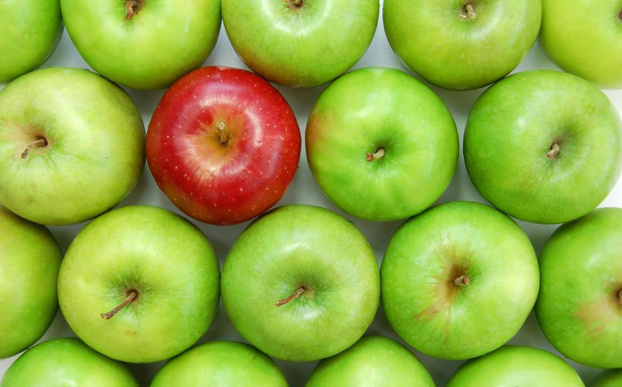
//> input picture Program2/pic.png, 622 x 387 px
$ ./Main   (built with g++ and OpenCV 4)
//> lines starting //> are read from the running program, lines starting //| are printed output that depends on the picture; after the words box and inside, x2 and y2 are one past the last pixel; in counts of white or black regions, pixels touching at a corner belong together
/**
	Following tasks are performed:
		1. Adding Gaussian Noise (sigma 0.5) to an image and removal of noise.
		2. Adding Salt and Pepper noise (density = 0.02) to an image and removal of noise
		3. Increasing the brightness of an image by a constant factor 50
		4. Count the number of apples in the image using erosion, dilation and connected components concept

		@author: Shreya Vishwanath Rao
		@version 1.0: 02/19/2017
*/
#include <opencv2/highgui/highgui.hpp>
#include <opencv2/core/core.hpp>
#include <opencv2/imgcodecs/imgcodecs.hpp>
#include <opencv2/imgproc/imgproc.hpp>
#include <iostream>

using namespace std;
using namespace cv;

int main() {

    Mat I;
    I= imread("../pic.png");
//> I is the input picture: 387 rows x 622 cols, CV_8UC3; mean B, G, R 64.3, 172.9, 147.9
    if(! I.data )
    {
        cout<<  "Could not open or find the image" << endl ;
        return -1;
    }

	namedWindow("Original Image");

	imshow("Original Image", I);
    moveWindow("Original Image", 10, 100);

	//Question 1, Gaussian Noise and removal

    Mat GaussianNoise = Mat(I.size(),I.type());
    randn(GaussianNoise,0,15);

    Mat N1 = I.clone();
    N1 += GaussianNoise;

    imshow("Gaussian Noise", N1);
    moveWindow("Gaussian Noise", 650, 100);

    waitKey(0);

    Mat H1=N1.clone();

    for (int y = 1; y < H1.rows - 1; y++)
    {
        for (int x = 1; x < H1.cols - 1; x++)
        {
            for (int z = 0; z < 3; z++)
            {
                int sum = N1.at<Vec3b>(y - 1 ,x - 1)[z]+N1.at<Vec3b>(y, x - 1)[z]+N1.at<Vec3b>(y + 1, x - 1)[z]+N1.at<Vec3b>(y - 1, x)[z]+N1.at<Vec3b>(y, x)[z]+N1.at<Vec3b>(y + 1, x)[z]+N1.at<Vec3b>(y - 1, x + 1)[z]+N1.at<Vec3b>(y, x + 1)[z]+N1.at<Vec3b>(y + 1, x + 1)[z];
                sum=sum/9;
                H1.at<Vec3b>(y, x)[z] = sum;
            }
        }
    }

    imshow("Gaussian Noise removal", H1);
    moveWindow("Gaussian Noise removal", 650, 100);

    waitKey(0);

    //Question 2, Salt and Pepper Noise and Removal

    Mat saltpeppernoise = Mat::zeros(I.rows, I.cols,CV_8U);
    randu(saltpeppernoise,0,255);

    float d=0.02;
    int d_=d*255;

    Mat black = saltpeppernoise <= (d_/2);
    Mat white = saltpeppernoise > (d_/2) & saltpeppernoise <= (d_) ;

    Mat N2= I.clone();
    N2.setTo(0,black);
    N2.setTo(255,white);


    imshow("Salt&Pepper Noise", N2);
    moveWindow("Salt&Pepper Noise", 650, 100);

    waitKey(0);

    Mat H2=N2.clone();

    for (int y = 1; y < H2.rows - 1; y++)
    {
        for (int x = 1; x < H2.cols - 1; x++)
        {
            for (int z = 0; z < 3; z++)
            {
                int window[9]= {N1.at<Vec3b>(y - 1 ,x - 1)[z],N1.at<Vec3b>(y, x - 1)[z],N1.at<Vec3b>(y + 1, x - 1)[z],N1.at<Vec3b>(y - 1, x)[z],N1.at<Vec3b>(y, x)[z],N1.at<Vec3b>(y + 1, x)[z],N1.at<Vec3b>(y - 1, x + 1)[z],N1.at<Vec3b>(y, x + 1)[z],N1.at<Vec3b>(y + 1, x + 1)[z]};
                sort(window, window + 9);
                H2.at<Vec3b>(y, x)[z] = window[4];
            }
        }
    }


    imshow("Salt&Pepper Noise removal", H2);
    moveWindow("Salt&Pepper Noise removal", 650, 100);

    waitKey(0);

	//Question 3, Brightness increased

    Mat B1=I.clone();

    for( int y = 0; y < B1.rows; y++ )
        for( int x = 0; x < B1.cols; x++ )
            for( int c = 0; c < 3; c++ )
                B1.at<Vec3b>(y,x)[c] = saturate_cast<uchar>( B1.at<Vec3b>(y,x)[c]  + 50 );
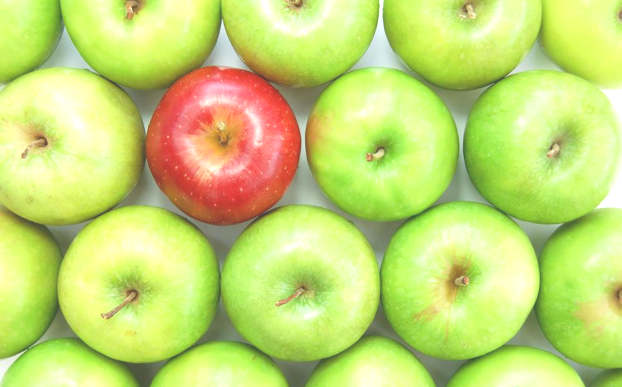
//> B1: 387 rows x 622 cols, CV_8UC3; mean B, G, R 114.2, 216.6, 197.1


    namedWindow("Brightened Image");

    imshow("Brightened Image", B1);
    moveWindow("Brightened Image", 650, 100);

    waitKey(0);

    //Question 4, Counting the number of elements

	Mat element;
    int dilation_type = MORPH_RECT;
    int dilation_size ;

    //For Original Image, I

    Mat C=I.clone();

    cvtColor(C, C, CV_BGR2GRAY);

    for (int i=0; i<C.rows ;i++)

    {

        for (int j=0;  j<C.cols ;j++)

        {
            if (C.at<uchar>(i,j)>=100)

                C.at<uchar>(i,j)=255;
            else
                C.at<uchar>(i,j)=0;

        }

    }
//> C: 387 rows x 622 cols, CV_8UC1; 83.5% white; 89 black regions (69 under 20 px), largest, box (x1, y1, x2, y2) and area: (2, 1, 622, 387) 36972, (3, 0, 65, 84) 754, (187, 111, 214, 134) 281

    erode(C, C, Mat());
    dilate(C, C, Mat());
//> C: 387 rows x 622 cols, CV_8UC1; 83.1% white; 56 black regions (39 under 20 px), largest, box (x1, y1, x2, y2) and area: (2, 0, 622, 387) 37707, (3, 0, 65, 84) 755, (187, 111, 214, 134) 303

    int number=connectedComponents(C,  C, 4,CV_32S);
//> C: 387 rows x 622 cols, CV_32SC1; 19 distinct labels, from 0 to 18
//> number = 19
    cout<<"Original Image "<<number<<endl;
//| Original Image 19

    //For Brightened Image, B1

    C=B1.clone();

    cvtColor(C, C, CV_BGR2GRAY);
//> C: 387 rows x 622 cols, CV_8UC1

    for (int i=0; i<C.rows ;i++)

    {

        for (int j=0;  j<C.cols ;j++)

        {
            if (C.at<uchar>(i,j)>=150)

                C.at<uchar>(i,j)=255;
            else
                C.at<uchar>(i,j)=0;

        }

    }
//> C: 387 rows x 622 cols, CV_8UC1; 83.4% white; 86 black regions (66 under 20 px), largest, box (x1, y1, x2, y2) and area: (2, 1, 622, 387) 37029, (3, 0, 65, 84) 754, (187, 111, 214, 134) 281

    erode(C, C, Mat());
    dilate(C, C, Mat());
//> C: 387 rows x 622 cols, CV_8UC1; 83.1% white; 54 black regions (37 under 20 px), largest, box (x1, y1, x2, y2) and area: (2, 0, 622, 387) 37759, (3, 0, 65, 84) 755, (187, 111, 214, 134) 303

    number=connectedComponents(C,  C, 4,CV_32S);
//> C: 387 rows x 622 cols, CV_32SC1; 19 distinct labels, from 0 to 18
    cout<<"Brightened Image "<<number<<endl;
//| Brightened Image 19

    //For Gaussian Noise Image, N1

    dilation_size= 20 ;

    element=getStructuringElement(dilation_type,
                                  Size(2 * dilation_size + 1, 2 * dilation_size + 1),
                                  Point(dilation_size, dilation_size));


    C=N1.clone();

    cvtColor(C, C, CV_BGR2GRAY);
//> C: 387 rows x 622 cols, CV_8UC1

    for (int i=0; i<C.rows ;i++)

    {

        for (int j=0;  j<C.cols ;j++)

        {
            if (C.at<uchar>(i,j)>=100)

                C.at<uchar>(i,j)=255;
            else
                C.at<uchar>(i,j)=0;

        }

    }
//> C: 387 rows x 622 cols, CV_8UC1; 85.3% white; 149 black regions (129 under 20 px), largest, box (x1, y1, x2, y2) and area: (2, 3, 591, 387) 29829, (407, 63, 561, 224) 2477, (578, 363, 622, 387) 671

    erode(C, C, element);
//> C: 387 rows x 622 cols, CV_8UC1; 24.4% white; 14 white regions, largest, box (x1, y1, x2, y2) and area: (406, 0, 622, 347) 20072, (0, 77, 116, 200) 7401, (405, 225, 517, 336) 5045
    dilate(C, C, Mat());
//> C: 387 rows x 622 cols, CV_8UC1; 27% white; 14 white regions, largest, box (x1, y1, x2, y2) and area: (405, 0, 622, 348) 21599, (0, 76, 117, 201) 8004, (404, 224, 518, 337) 5735

    number=connectedComponents(C,  C, 4,CV_32S);
//> C: 387 rows x 622 cols, CV_32SC1; 15 distinct labels, from 0 to 14
//> number = 15
    cout<<"Gaussain Noise Image "<<number<<endl;
//| Gaussain Noise Image 15


    //For Gaussian Noise Cleared Image, H1

    dilation_size= 24 ;

    element=getStructuringElement(dilation_type,
                                  Size(2 * dilation_size + 1, 2 * dilation_size + 1),
                                  Point(dilation_size, dilation_size));


    C=H1.clone();

    cvtColor(C, C, CV_BGR2GRAY);
//> C: 387 rows x 622 cols, CV_8UC1

    for (int i=0; i<C.rows ;i++)

    {

        for (int j=0;  j<C.cols ;j++)

        {
            if (C.at<uchar>(i,j)>=100)

                C.at<uchar>(i,j)=255;
            else
                C.at<uchar>(i,j)=0;

        }

    }
//> C: 387 rows x 622 cols, CV_8UC1; 85.2% white; 49 black regions (29 under 20 px), largest, box (x1, y1, x2, y2) and area: (3, 7, 590, 387) 30303, (407, 64, 509, 116) 1602, (463, 124, 519, 223) 874

    erode(C, C, element);
//> C: 387 rows x 622 cols, CV_8UC1; 17.9% white; 18 white regions (1 under 20 px), largest, box (x1, y1, x2, y2) and area: (497, 0, 622, 342) 13983, (0, 81, 111, 196) 5135, (251, 232, 355, 333) 3378
    dilate(C, C, Mat());
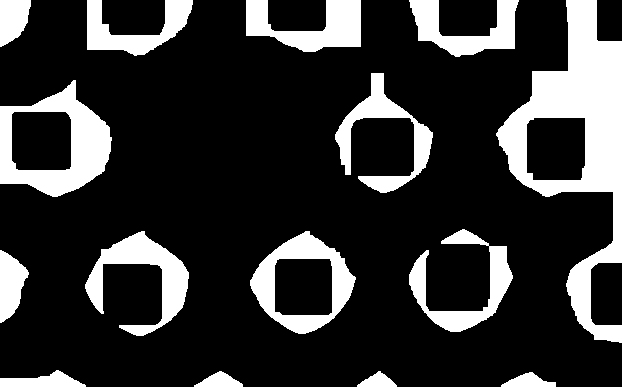
//> C: 387 rows x 622 cols, CV_8UC1; 20.3% white; 15 white regions, largest, box (x1, y1, x2, y2) and area: (496, 0, 622, 343) 15066, (0, 80, 112, 197) 5751, (250, 231, 356, 334) 4022

    number=connectedComponents(C,  C, 4,CV_32S);
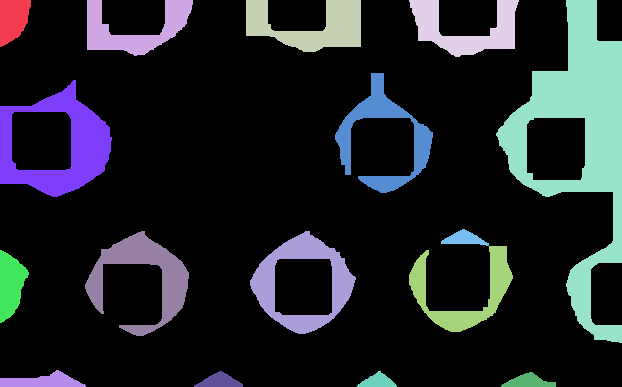
//> C: 387 rows x 622 cols, CV_32SC1; 17 distinct labels, from 0 to 16; one colour per label, 0 black
//> number = 17
    cout<<"Gaussain Noise Cleared Image "<<number<<endl;
//| Gaussain Noise Cleared Image 17


    //For Salt and Pepper Noise Image, N2

    dilation_size= 11 ;

    element=getStructuringElement(dilation_type,
                                  Size(2 * dilation_size + 1, 2 * dilation_size + 1),
                                  Point(dilation_size, dilation_size));


    C=N2.clone();

    cvtColor(C, C, CV_BGR2GRAY);
//> C: 387 rows x 622 cols, CV_8UC1

    for (int i=0; i<C.rows ;i++)

    {

        for (int j=0;  j<C.cols ;j++)

        {
            if (C.at<uchar>(i,j)>=100)

                C.at<uchar>(i,j)=255;
            else
                C.at<uchar>(i,j)=0;

        }

    }
//> C: 387 rows x 622 cols, CV_8UC1; 82.7% white; 2238 black regions (2218 under 20 px), largest, box (x1, y1, x2, y2) and area: (2, 1, 622, 387) 36633, (3, 0, 65, 84) 752, (187, 111, 214, 135) 280

    erode(C, C, element);
//> C: 387 rows x 622 cols, CV_8UC1; 0.18% white; 25 white regions (17 under 20 px), largest, box (x1, y1, x2, y2) and area: (265, 0, 277, 7) 69, (354, 378, 359, 387) 45, (153, 0, 173, 5) 44
    dilate(C, C, Mat());
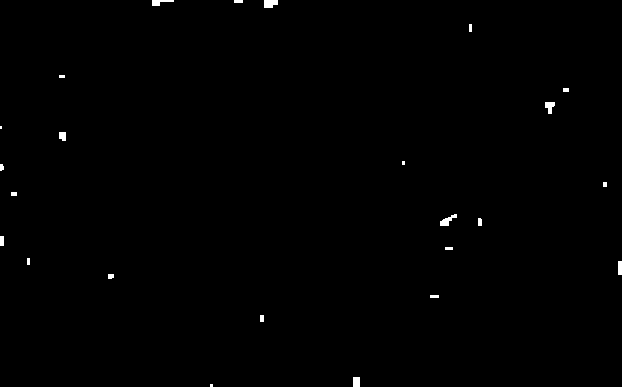
//> C: 387 rows x 622 cols, CV_8UC1; 0.38% white; 24 white regions (4 under 20 px), largest, box (x1, y1, x2, y2) and area: (264, 0, 278, 8) 97, (440, 214, 457, 226) 95, (545, 102, 555, 114) 80

    number=connectedComponents(C,  C, 8,CV_32S);
//> C: 387 rows x 622 cols, CV_32SC1; 25 distinct labels, from 0 to 24
//> number = 25
    cout<<"Salt and pepper noise Image "<<number<<endl;
//| Salt and pepper noise Image 25


    //For Salt and Pepper Noise Cleared Image, H2

    dilation_size= 15 ;

    element=getStructuringElement(dilation_type,
                                  Size(2 * dilation_size + 1, 2 * dilation_size + 1),
                                  Point(dilation_size, dilation_size));


    C=H2.clone();

    cvtColor(C, C, CV_BGR2GRAY);
//> C: 387 rows x 622 cols, CV_8UC1

    for (int i=0; i<C.rows ;i++)

    {

        for (int j=0;  j<C.cols ;j++)

        {
            if (C.at<uchar>(i,j)>=100)

                C.at<uchar>(i,j)=255;
            else
                C.at<uchar>(i,j)=0;

        }

    }
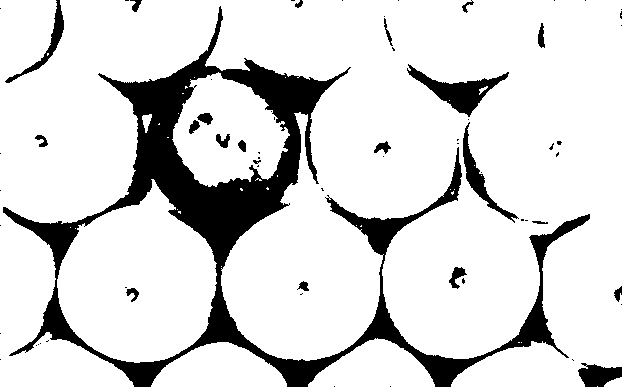
//> C: 387 rows x 622 cols, CV_8UC1; 84.9% white; 67 black regions (45 under 20 px), largest, box (x1, y1, x2, y2) and area: (3, 6, 590, 387) 30803, (407, 64, 509, 117) 1642, (463, 122, 519, 223) 910

    erode(C, C, element);
//> C: 387 rows x 622 cols, CV_8UC1; 39.1% white; 18 white regions (2 under 20 px), largest, box (x1, y1, x2, y2) and area: (485, 0, 622, 352) 22379, (0, 0, 203, 206) 15497, (235, 0, 442, 202) 14152
    dilate(C, C, Mat());
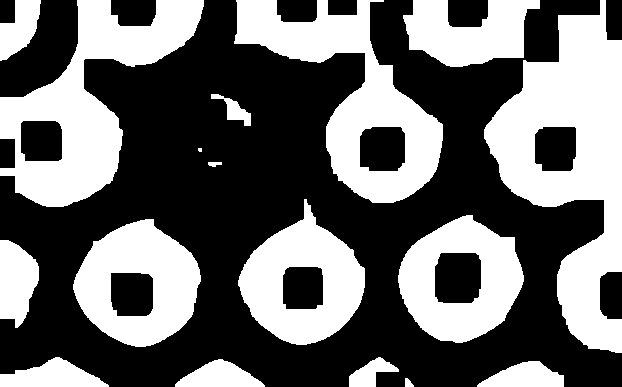
//> C: 387 rows x 622 cols, CV_8UC1; 41.9% white; 17 white regions (1 under 20 px), largest, box (x1, y1, x2, y2) and area: (484, 0, 622, 353) 23423, (0, 0, 204, 207) 16535, (234, 0, 443, 203) 15283

    number=connectedComponents(C,  C, 8,CV_32S);
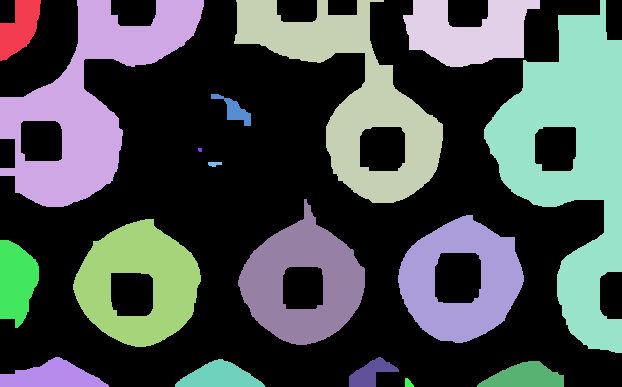
//> C: 387 rows x 622 cols, CV_32SC1; 18 distinct labels, from 0 to 17; one colour per label, 0 black
//> number = 18
    cout<<"Salt and pepper noise cleared Image "<<number<<endl;
//| Salt and pepper noise cleared Image 18
}
